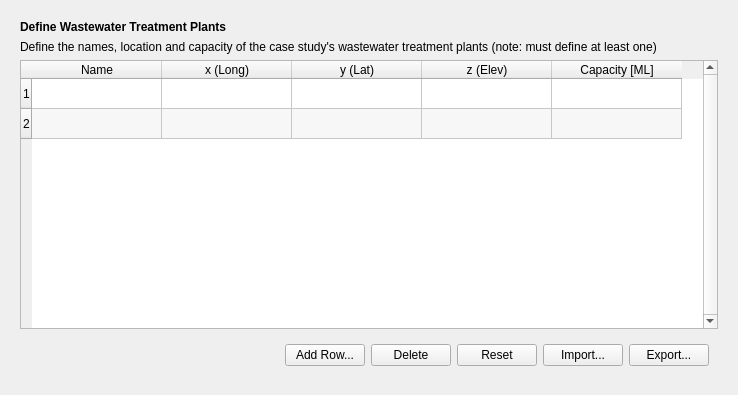
                <widget class="QWidget" name="inputs_contents_5">
                 <property name="geometry">
                  <rect>
                   <x>0</x>
                   <y>0</y>
                   <width>738</width>
                   <height>395</height>
                  </rect>
                 </property>
                 <layout class="QVBoxLayout" name="verticalLayout_46">
                  <item>
                   <layout class="QVBoxLayout" name="verticalLayout_50">
                    <property name="margin">
                     <number>9</number>
                    </property>
                    <item>
                     <widget class="QLabel" name="label_2">
                      <property name="text">
                       <string>&lt;html&gt;&lt;head/&gt;&lt;body&gt;&lt;p&gt;&lt;span style=&quot; font-weight:600;&quot;&gt;Define Wastewater Treatment Plants&lt;/span&gt;&lt;/p&gt;&lt;/body&gt;&lt;/html&gt;</string>
                      </property>
                     </widget>
                    </item>
                    <item>
                     <widget class="QLabel" name="label">
                      <property name="text">
                       <string>Define the names, location and capacity of the case study's wastewater treatment plants (note: must define at least one)</string>
                      </property>
                      <property name="wordWrap">
                       <bool>true</bool>
                      </property>
                     </widget>
                    </item>
                    <item>
                     <widget class="QTableWidget" name="tableWidget">
                      <property name="verticalScrollBarPolicy">
                       <enum>Qt::ScrollBarAlwaysOn</enum>
                      </property>
                      <property name="alternatingRowColors">
                       <bool>true</bool>
                      </property>
                      <property name="sortingEnabled">
                       <bool>true</bool>
                      </property>
                      <attribute name="horizontalHeaderCascadingSectionResizes">
                       <bool>true</bool>
                      </attribute>
                      <attribute name="horizontalHeaderDefaultSectionSize">
                       <number>130</number>
                      </attribute>
                      <attribute name="horizontalHeaderStretchLastSection">
                       <bool>false</bool>
                      </attribute>
                      <row>
                       <property name="text">
                        <string>1</string>
                       </property>
                      </row>
                      <row>
                       <property name="text">
                        <string>2</string>
                       </property>
                      </row>
                      <column>
                       <property name="text">
                        <string>Name</string>
                       </property>
                      </column>
                      <column>
                       <property name="text">
                        <string>x (Long)</string>
                       </property>
                      </column>
                      <column>
                       <property name="text">
                        <string>y (Lat)</string>
                       </property>
                      </column>
                      <column>
                       <property name="text">
                        <string>z (Elev)</string>
                       </property>
                      </column>
                      <column>
                       <property name="text">
                        <string>Capacity [ML]</string>
                       </property>
                      </column>
                     </widget>
                    </item>
                    <item>
                     <widget class="QWidget" name="widget_2" native="true">
                      <layout class="QHBoxLayout" name="horizontalLayout_10">
                       <item>
                        <spacer name="horizontalSpacer_77">
                         <property name="orientation">
                          <enum>Qt::Horizontal</enum>
                         </property>
                         <property name="sizeHint" stdset="0">
                          <size>
                           <width>40</width>
                           <height>20</height>
                          </size>
                         </property>
                        </spacer>
                       </item>
                       <item>
                        <widget class="QPushButton" name="pushButton">
                         <property name="text">
                          <string>Add Row...</string>
                         </property>
                         <property name="icon">
                          <iconset resource="../graphics/ubeats.qrc">
                           <normaloff>:/icons/add-icon.png</normaloff>:/icons/add-icon.png</iconset>
                         </property>
                        </widget>
                       </item>
                       <item>
                        <widget class="QPushButton" name="pushButton_2">
                         <property name="text">
                          <string>Delete</string>
                         </property>
                         <property name="icon">
                          <iconset resource="../graphics/ubeats.qrc">
                           <normaloff>:/icons/delete-icon.png</normaloff>:/icons/delete-icon.png</iconset>
                         </property>
                        </widget>
                       </item>
                       <item>
                        <widget class="QPushButton" name="pushButton_3">
                         <property name="text">
                          <string>Reset</string>
                         </property>
                        </widget>
                       </item>
                       <item>
                        <widget class="QPushButton" name="pushButton_4">
                         <property name="text">
                          <string>Import...</string>
                         </property>
                         <property name="icon">
                          <iconset resource="../graphics/ubeats.qrc">
                           <normaloff>:/icons/import-icon.png</normaloff>:/icons/import-icon.png</iconset>
                         </property>
                        </widget>
                       </item>
                       <item>
                        <widget class="QPushButton" name="pushButton_5">
                         <property name="text">
                          <string>Export...</string>
                         </property>
                         <property name="icon">
                          <iconset resource="../graphics/ubeats.qrc">
                           <normaloff>:/icons/export-icon.png</normaloff>:/icons/export-icon.png</iconset>
                         </property>
                        </widget>
                       </item>
                      </layout>
                     </widget>
                    </item>
                   </layout>
                  </item>
                 </layout>
                </widget>
